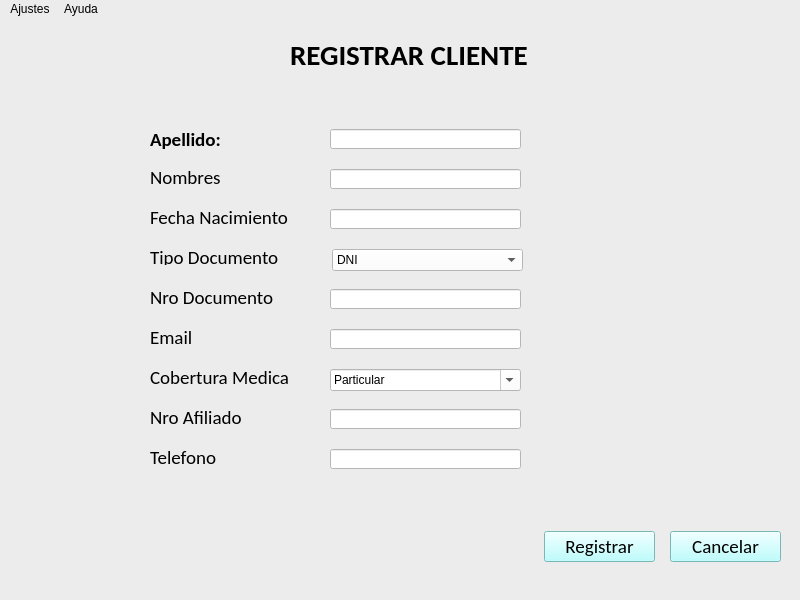
<?xml version="1.0" encoding="UTF-8"?>
<ui version="4.0">
 <class>MainWindow</class>
 <widget class="QMainWindow" name="MainWindow">
  <property name="geometry">
   <rect>
    <x>0</x>
    <y>0</y>
    <width>800</width>
    <height>600</height>
   </rect>
  </property>
  <property name="windowTitle">
   <string>MainWindow</string>
  </property>
  <property name="styleSheet">
   <string notr="true">background-color: rgb(236, 236, 236);</string>
  </property>
  <widget class="QWidget" name="centralwidget">
   <widget class="QLabel" name="lbl_registrar_cliente">
    <property name="geometry">
     <rect>
      <x>290</x>
      <y>20</y>
      <width>251</width>
      <height>31</height>
     </rect>
    </property>
    <property name="font">
     <font>
      <family>Calibri</family>
      <pointsize>22</pointsize>
      <weight>75</weight>
      <bold>true</bold>
     </font>
    </property>
    <property name="text">
     <string>REGISTRAR CLIENTE</string>
    </property>
   </widget>
   <widget class="QLabel" name="lbl_apellido">
    <property name="geometry">
     <rect>
      <x>150</x>
      <y>110</y>
      <width>131</width>
      <height>21</height>
     </rect>
    </property>
    <property name="font">
     <font>
      <family>Calibri</family>
      <pointsize>14</pointsize>
      <weight>75</weight>
      <bold>true</bold>
     </font>
    </property>
    <property name="text">
     <string>Apellido: </string>
    </property>
   </widget>
   <widget class="QLabel" name="label_3">
    <property name="geometry">
     <rect>
      <x>150</x>
      <y>150</y>
      <width>131</width>
      <height>16</height>
     </rect>
    </property>
    <property name="font">
     <font>
      <family>Calibri</family>
      <pointsize>14</pointsize>
     </font>
    </property>
    <property name="text">
     <string>Nombres</string>
    </property>
   </widget>
   <widget class="QLabel" name="label_4">
    <property name="geometry">
     <rect>
      <x>150</x>
      <y>190</y>
      <width>141</width>
      <height>16</height>
     </rect>
    </property>
    <property name="font">
     <font>
      <family>Calibri</family>
      <pointsize>14</pointsize>
     </font>
    </property>
    <property name="text">
     <string>Fecha Nacimiento</string>
    </property>
   </widget>
   <widget class="QLabel" name="label_7">
    <property name="geometry">
     <rect>
      <x>150</x>
      <y>350</y>
      <width>151</width>
      <height>16</height>
     </rect>
    </property>
    <property name="font">
     <font>
      <family>Calibri</family>
      <pointsize>14</pointsize>
     </font>
    </property>
    <property name="text">
     <string>Cobertura Medica</string>
    </property>
   </widget>
   <widget class="QLabel" name="label_8">
    <property name="geometry">
     <rect>
      <x>150</x>
      <y>390</y>
      <width>151</width>
      <height>16</height>
     </rect>
    </property>
    <property name="font">
     <font>
      <family>Calibri</family>
      <pointsize>14</pointsize>
     </font>
    </property>
    <property name="text">
     <string>Nro Afiliado</string>
    </property>
   </widget>
   <widget class="QLabel" name="label_9">
    <property name="geometry">
     <rect>
      <x>150</x>
      <y>430</y>
      <width>141</width>
      <height>16</height>
     </rect>
    </property>
    <property name="font">
     <font>
      <family>Calibri</family>
      <pointsize>14</pointsize>
     </font>
    </property>
    <property name="text">
     <string>Telefono</string>
    </property>
   </widget>
   <widget class="QLabel" name="label_12">
    <property name="geometry">
     <rect>
      <x>150</x>
      <y>230</y>
      <width>151</width>
      <height>16</height>
     </rect>
    </property>
    <property name="font">
     <font>
      <family>Calibri</family>
      <pointsize>14</pointsize>
     </font>
    </property>
    <property name="text">
     <string>Tipo Documento</string>
    </property>
   </widget>
   <widget class="QLabel" name="label_13">
    <property name="geometry">
     <rect>
      <x>150</x>
      <y>270</y>
      <width>141</width>
      <height>16</height>
     </rect>
    </property>
    <property name="font">
     <font>
      <family>Calibri</family>
      <pointsize>14</pointsize>
     </font>
    </property>
    <property name="text">
     <string>Nro Documento</string>
    </property>
   </widget>
   <widget class="QLabel" name="label_14">
    <property name="geometry">
     <rect>
      <x>150</x>
      <y>310</y>
      <width>121</width>
      <height>16</height>
     </rect>
    </property>
    <property name="font">
     <font>
      <family>Calibri</family>
      <pointsize>14</pointsize>
     </font>
    </property>
    <property name="text">
     <string>Email</string>
    </property>
   </widget>
   <widget class="QComboBox" name="comboBox">
    <property name="geometry">
     <rect>
      <x>330</x>
      <y>350</y>
      <width>191</width>
      <height>22</height>
     </rect>
    </property>
    <property name="styleSheet">
     <string notr="true">background-color: rgb(255, 255, 255);</string>
    </property>
    <property name="editable">
     <bool>true</bool>
    </property>
    <property name="currentText">
     <string>Particular</string>
    </property>
    <item>
     <property name="text">
      <string>Particular</string>
     </property>
    </item>
    <item>
     <property name="text">
      <string>Obra Social</string>
     </property>
    </item>
   </widget>
   <widget class="QComboBox" name="comboBox_4">
    <property name="geometry">
     <rect>
      <x>332</x>
      <y>230</y>
      <width>191</width>
      <height>22</height>
     </rect>
    </property>
    <property name="styleSheet">
     <string notr="true">background-color: rgb(255, 255, 255);</string>
    </property>
    <item>
     <property name="text">
      <string>DNI</string>
     </property>
    </item>
    <item>
     <property name="text">
      <string>Cedula Identidad</string>
     </property>
    </item>
    <item>
     <property name="text">
      <string>Pasaporte</string>
     </property>
    </item>
   </widget>
   <widget class="QLineEdit" name="lineEdit">
    <property name="geometry">
     <rect>
      <x>330</x>
      <y>150</y>
      <width>191</width>
      <height>20</height>
     </rect>
    </property>
    <property name="styleSheet">
     <string notr="true">background-color: rgb(255, 255, 255);</string>
    </property>
   </widget>
   <widget class="QLineEdit" name="lineEdit_2">
    <property name="geometry">
     <rect>
      <x>330</x>
      <y>190</y>
      <width>191</width>
      <height>20</height>
     </rect>
    </property>
    <property name="styleSheet">
     <string notr="true">background-color: rgb(255, 255, 255);</string>
    </property>
   </widget>
   <widget class="QLineEdit" name="lineEdit_3">
    <property name="geometry">
     <rect>
      <x>330</x>
      <y>270</y>
      <width>191</width>
      <height>20</height>
     </rect>
    </property>
    <property name="styleSheet">
     <string notr="true">background-color: rgb(255, 255, 255);</string>
    </property>
   </widget>
   <widget class="QLineEdit" name="lineEdit_4">
    <property name="geometry">
     <rect>
      <x>330</x>
      <y>310</y>
      <width>191</width>
      <height>20</height>
     </rect>
    </property>
    <property name="styleSheet">
     <string notr="true">background-color: rgb(255, 255, 255);</string>
    </property>
   </widget>
   <widget class="QLineEdit" name="lineEdit_5">
    <property name="geometry">
     <rect>
      <x>330</x>
      <y>390</y>
      <width>191</width>
      <height>20</height>
     </rect>
    </property>
    <property name="styleSheet">
     <string notr="true">background-color: rgb(255, 255, 255);</string>
    </property>
   </widget>
   <widget class="QLineEdit" name="lineEdit_6">
    <property name="geometry">
     <rect>
      <x>330</x>
      <y>430</y>
      <width>191</width>
      <height>20</height>
     </rect>
    </property>
    <property name="styleSheet">
     <string notr="true">background-color: rgb(255, 255, 255);</string>
    </property>
   </widget>
   <widget class="QLineEdit" name="lineEdit_7">
    <property name="geometry">
     <rect>
      <x>330</x>
      <y>110</y>
      <width>191</width>
      <height>20</height>
     </rect>
    </property>
    <property name="styleSheet">
     <string notr="true">background-color: rgb(255, 255, 255);</string>
    </property>
   </widget>
   <widget class="QPushButton" name="pushButton">
    <property name="geometry">
     <rect>
      <x>544</x>
      <y>512</y>
      <width>111</width>
      <height>31</height>
     </rect>
    </property>
    <property name="font">
     <font>
      <family>Calibri</family>
      <pointsize>14</pointsize>
     </font>
    </property>
    <property name="styleSheet">
     <string notr="true">background-color: rgb(170, 255, 255);</string>
    </property>
    <property name="text">
     <string>Registrar</string>
    </property>
   </widget>
   <widget class="QPushButton" name="pushButton_2">
    <property name="geometry">
     <rect>
      <x>670</x>
      <y>512</y>
      <width>111</width>
      <height>31</height>
     </rect>
    </property>
    <property name="font">
     <font>
      <family>Calibri</family>
      <pointsize>14</pointsize>
     </font>
    </property>
    <property name="styleSheet">
     <string notr="true">background-color: rgb(170, 255, 255);</string>
    </property>
    <property name="text">
     <string>Cancelar</string>
    </property>
   </widget>
  </widget>
  <widget class="QMenuBar" name="menubar">
   <property name="geometry">
    <rect>
     <x>0</x>
     <y>0</y>
     <width>800</width>
     <height>21</height>
    </rect>
   </property>
   <widget class="QMenu" name="menuAjustes">
    <property name="title">
     <string>Ajustes</string>
    </property>
    <addaction name="actionActualizar_informaci_n"/>
   </widget>
   <widget class="QMenu" name="menuAyuda">
    <property name="title">
     <string>Ayuda</string>
    </property>
    <addaction name="actionAcerca_de"/>
   </widget>
   <addaction name="menuAjustes"/>
   <addaction name="menuAyuda"/>
  </widget>
  <widget class="QStatusBar" name="statusbar"/>
  <action name="actionActualizar_informaci_n">
   <property name="text">
    <string>Actualizar información</string>
   </property>
  </action>
  <action name="actionAcerca_de">
   <property name="text">
    <string>Acerca de ...</string>
   </property>
  </action>
 </widget>
 <resources/>
 <connections/>
</ui>
